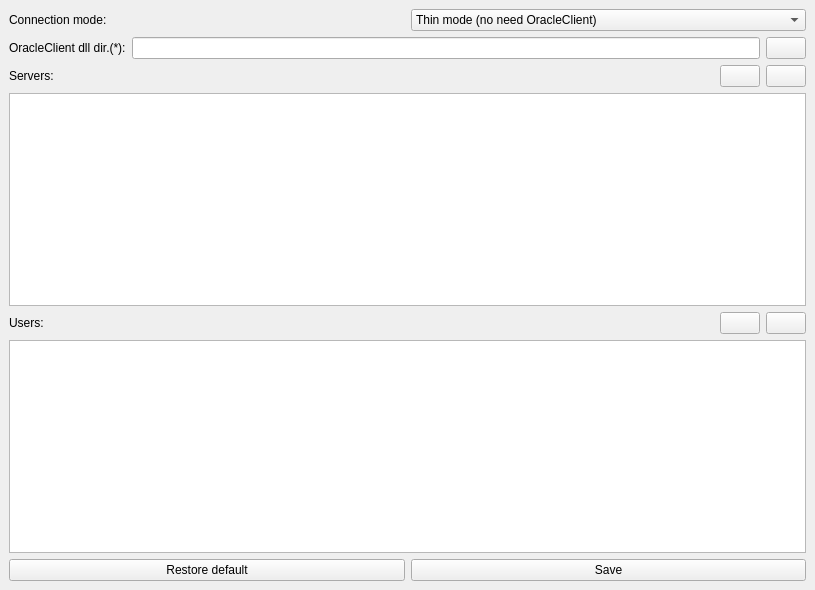
<?xml version="1.0" encoding="UTF-8"?>
<ui version="4.0">
 <class>connections_window</class>
 <widget class="QMainWindow" name="connections_window">
  <property name="geometry">
   <rect>
    <x>0</x>
    <y>0</y>
    <width>815</width>
    <height>590</height>
   </rect>
  </property>
  <property name="windowTitle">
   <string>Connections</string>
  </property>
  <property name="windowIcon">
   <iconset resource="resource.qrc">
    <normaloff>:/icons/icons/MSql.gif</normaloff>:/icons/icons/MSql.gif</iconset>
  </property>
  <widget class="QWidget" name="centralwidget">
   <layout class="QGridLayout" name="gridLayout">
    <item row="0" column="0">
     <layout class="QHBoxLayout" name="horizontalLayout_4">
      <item>
       <widget class="QLabel" name="label_26">
        <property name="text">
         <string>Connection mode:</string>
        </property>
        <property name="buddy">
         <cstring>e_connection_mode</cstring>
        </property>
       </widget>
      </item>
      <item>
       <widget class="QComboBox" name="e_connection_mode">
        <item>
         <property name="text">
          <string>Thin mode (no need OracleClient)</string>
         </property>
        </item>
        <item>
         <property name="text">
          <string>Thick mode (OracleClient dll are needed)</string>
         </property>
        </item>
       </widget>
      </item>
     </layout>
    </item>
    <item row="1" column="0">
     <layout class="QHBoxLayout" name="horizontalLayout_7">
      <item>
       <widget class="QLabel" name="l_oracleclient_path">
        <property name="text">
         <string>OracleClient dll dir.(*):</string>
        </property>
        <property name="buddy">
         <cstring>e_oracleclient_path</cstring>
        </property>
       </widget>
      </item>
      <item>
       <widget class="QLineEdit" name="e_oracleclient_path"/>
      </item>
      <item>
       <widget class="QPushButton" name="b_oracleclient_path">
        <property name="text">
         <string/>
        </property>
        <property name="icon">
         <iconset resource="resource.qrc">
          <normaloff>:/icons/icons/folder.png</normaloff>:/icons/icons/folder.png</iconset>
        </property>
       </widget>
      </item>
     </layout>
    </item>
    <item row="2" column="0">
     <layout class="QHBoxLayout" name="horizontalLayout_2">
      <item>
       <widget class="QLabel" name="label_13">
        <property name="text">
         <string>Servers:</string>
        </property>
        <property name="buddy">
         <cstring>o_server</cstring>
        </property>
       </widget>
      </item>
      <item>
       <spacer name="horizontalSpacer">
        <property name="orientation">
         <enum>Qt::Horizontal</enum>
        </property>
        <property name="sizeHint" stdset="0">
         <size>
          <width>40</width>
          <height>20</height>
         </size>
        </property>
       </spacer>
      </item>
      <item>
       <widget class="QPushButton" name="b_server_add">
        <property name="toolTip">
         <string>Add a server</string>
        </property>
        <property name="text">
         <string/>
        </property>
        <property name="icon">
         <iconset resource="resource.qrc">
          <normaloff>:/icons/icons/add.png</normaloff>:/icons/icons/add.png</iconset>
        </property>
       </widget>
      </item>
      <item>
       <widget class="QPushButton" name="b_server_remove">
        <property name="toolTip">
         <string>Remove selected server</string>
        </property>
        <property name="text">
         <string/>
        </property>
        <property name="icon">
         <iconset resource="resource.qrc">
          <normaloff>:/icons/icons/failed.png</normaloff>:/icons/icons/failed.png</iconset>
        </property>
       </widget>
      </item>
     </layout>
    </item>
    <item row="3" column="0">
     <widget class="QTableWidget" name="o_server">
      <property name="selectionMode">
       <enum>QAbstractItemView::SingleSelection</enum>
      </property>
     </widget>
    </item>
    <item row="4" column="0">
     <layout class="QHBoxLayout" name="horizontalLayout_3">
      <item>
       <widget class="QLabel" name="label_14">
        <property name="text">
         <string>Users:</string>
        </property>
        <property name="buddy">
         <cstring>o_users</cstring>
        </property>
       </widget>
      </item>
      <item>
       <spacer name="horizontalSpacer_2">
        <property name="orientation">
         <enum>Qt::Horizontal</enum>
        </property>
        <property name="sizeHint" stdset="0">
         <size>
          <width>40</width>
          <height>20</height>
         </size>
        </property>
       </spacer>
      </item>
      <item>
       <widget class="QPushButton" name="b_user_add">
        <property name="toolTip">
         <string>Add user</string>
        </property>
        <property name="text">
         <string/>
        </property>
        <property name="icon">
         <iconset resource="resource.qrc">
          <normaloff>:/icons/icons/add.png</normaloff>:/icons/icons/add.png</iconset>
        </property>
       </widget>
      </item>
      <item>
       <widget class="QPushButton" name="b_user_remove">
        <property name="toolTip">
         <string>Remove selected user</string>
        </property>
        <property name="text">
         <string/>
        </property>
        <property name="icon">
         <iconset resource="resource.qrc">
          <normaloff>:/icons/icons/failed.png</normaloff>:/icons/icons/failed.png</iconset>
        </property>
       </widget>
      </item>
     </layout>
    </item>
    <item row="5" column="0">
     <widget class="QTableWidget" name="o_users">
      <property name="selectionMode">
       <enum>QAbstractItemView::SingleSelection</enum>
      </property>
     </widget>
    </item>
    <item row="6" column="0">
     <layout class="QHBoxLayout" name="horizontalLayout">
      <item>
       <widget class="QPushButton" name="b_restore">
        <property name="text">
         <string>Restore default</string>
        </property>
        <property name="icon">
         <iconset resource="resource.qrc">
          <normaloff>:/icons/icons/undo.png</normaloff>:/icons/icons/undo.png</iconset>
        </property>
       </widget>
      </item>
      <item>
       <widget class="QPushButton" name="b_save">
        <property name="text">
         <string>Save</string>
        </property>
        <property name="icon">
         <iconset resource="resource.qrc">
          <normaloff>:/icons/icons/disk.png</normaloff>:/icons/icons/disk.png</iconset>
        </property>
       </widget>
      </item>
     </layout>
    </item>
   </layout>
  </widget>
 </widget>
 <tabstops>
  <tabstop>e_connection_mode</tabstop>
  <tabstop>e_oracleclient_path</tabstop>
  <tabstop>b_oracleclient_path</tabstop>
  <tabstop>b_server_add</tabstop>
  <tabstop>b_server_remove</tabstop>
  <tabstop>o_server</tabstop>
  <tabstop>b_user_add</tabstop>
  <tabstop>b_user_remove</tabstop>
  <tabstop>o_users</tabstop>
  <tabstop>b_restore</tabstop>
  <tabstop>b_save</tabstop>
 </tabstops>
 <resources>
  <include location="resource.qrc"/>
 </resources>
 <connections>
  <connection>
   <sender>b_save</sender>
   <signal>clicked()</signal>
   <receiver>connections_window</receiver>
   <slot>slot_b_save()</slot>
   <hints>
    <hint type="sourcelabel">
     <x>886</x>
     <y>553</y>
    </hint>
    <hint type="destinationlabel">
     <x>47</x>
     <y>272</y>
    </hint>
   </hints>
  </connection>
  <connection>
   <sender>b_restore</sender>
   <signal>clicked()</signal>
   <receiver>connections_window</receiver>
   <slot>slot_b_restore()</slot>
   <hints>
    <hint type="sourcelabel">
     <x>168</x>
     <y>553</y>
    </hint>
    <hint type="destinationlabel">
     <x>91</x>
     <y>22</y>
    </hint>
   </hints>
  </connection>
  <connection>
   <sender>b_user_add</sender>
   <signal>clicked()</signal>
   <receiver>connections_window</receiver>
   <slot>slot_b_user_add()</slot>
   <hints>
    <hint type="sourcelabel">
     <x>852</x>
     <y>323</y>
    </hint>
    <hint type="destinationlabel">
     <x>445</x>
     <y>261</y>
    </hint>
   </hints>
  </connection>
  <connection>
   <sender>b_user_remove</sender>
   <signal>clicked()</signal>
   <receiver>connections_window</receiver>
   <slot>slot_b_user_remove()</slot>
   <hints>
    <hint type="sourcelabel">
     <x>886</x>
     <y>323</y>
    </hint>
    <hint type="destinationlabel">
     <x>443</x>
     <y>294</y>
    </hint>
   </hints>
  </connection>
  <connection>
   <sender>b_oracleclient_path</sender>
   <signal>clicked()</signal>
   <receiver>connections_window</receiver>
   <slot>slot_b_oracleclient_path()</slot>
   <hints>
    <hint type="sourcelabel">
     <x>886</x>
     <y>61</y>
    </hint>
    <hint type="destinationlabel">
     <x>583</x>
     <y>58</y>
    </hint>
   </hints>
  </connection>
  <connection>
   <sender>e_connection_mode</sender>
   <signal>currentIndexChanged(int)</signal>
   <receiver>connections_window</receiver>
   <slot>slot_e_connection_mode()</slot>
   <hints>
    <hint type="sourcelabel">
     <x>886</x>
     <y>29</y>
    </hint>
    <hint type="destinationlabel">
     <x>583</x>
     <y>22</y>
    </hint>
   </hints>
  </connection>
  <connection>
   <sender>b_server_remove</sender>
   <signal>clicked()</signal>
   <receiver>connections_window</receiver>
   <slot>slot_b_server_remove()</slot>
   <hints>
    <hint type="sourcelabel">
     <x>886</x>
     <y>93</y>
    </hint>
    <hint type="destinationlabel">
     <x>442</x>
     <y>73</y>
    </hint>
   </hints>
  </connection>
  <connection>
   <sender>b_server_add</sender>
   <signal>clicked()</signal>
   <receiver>connections_window</receiver>
   <slot>slot_b_server_add()</slot>
   <hints>
    <hint type="sourcelabel">
     <x>852</x>
     <y>93</y>
    </hint>
    <hint type="destinationlabel">
     <x>445</x>
     <y>43</y>
    </hint>
   </hints>
  </connection>
 </connections>
 <slots>
  <slot>slot_b_save()</slot>
  <slot>slot_b_restore()</slot>
  <slot>slot_b_server_add()</slot>
  <slot>slot_b_server_remove()</slot>
  <slot>slot_b_user_add()</slot>
  <slot>slot_b_user_remove()</slot>
  <slot>slot_b_oracleclient_path()</slot>
  <slot>slot_e_connection_mode()</slot>
 </slots>
</ui>
